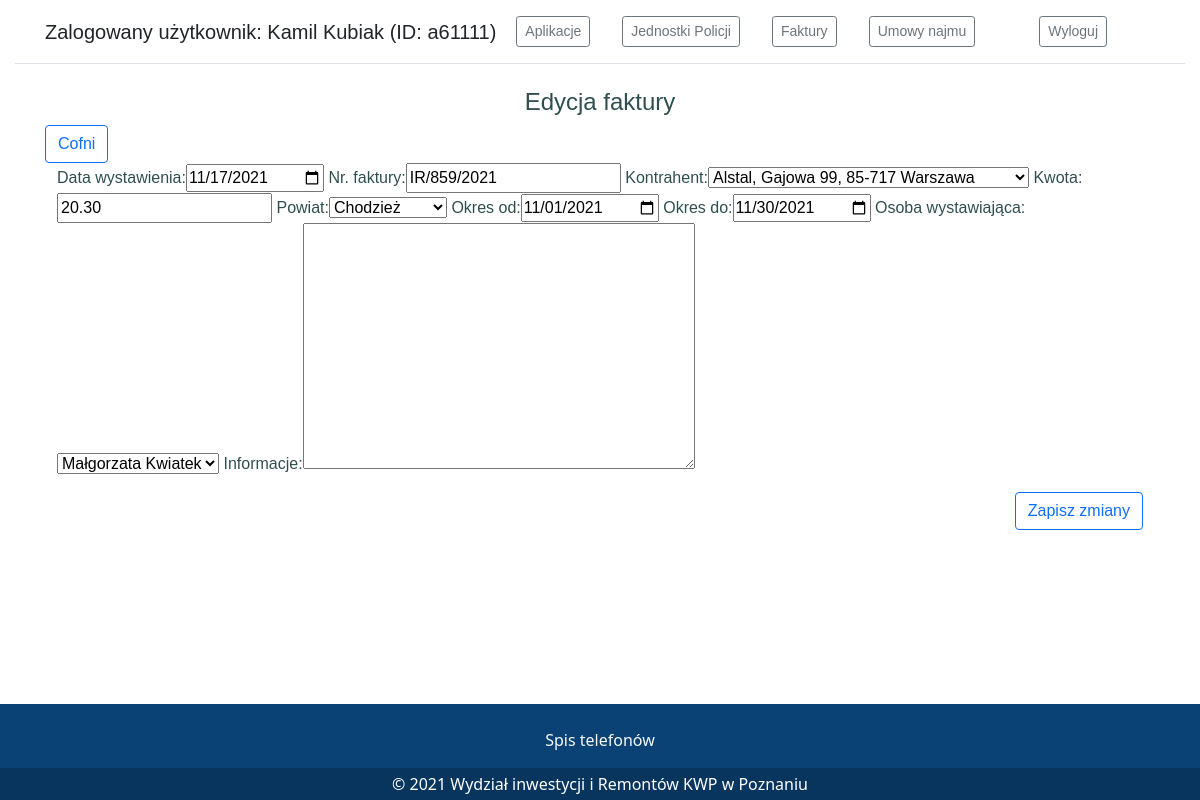
The page /invoices/editinvoicessel/2 (signed in) on the database as committed earlier.
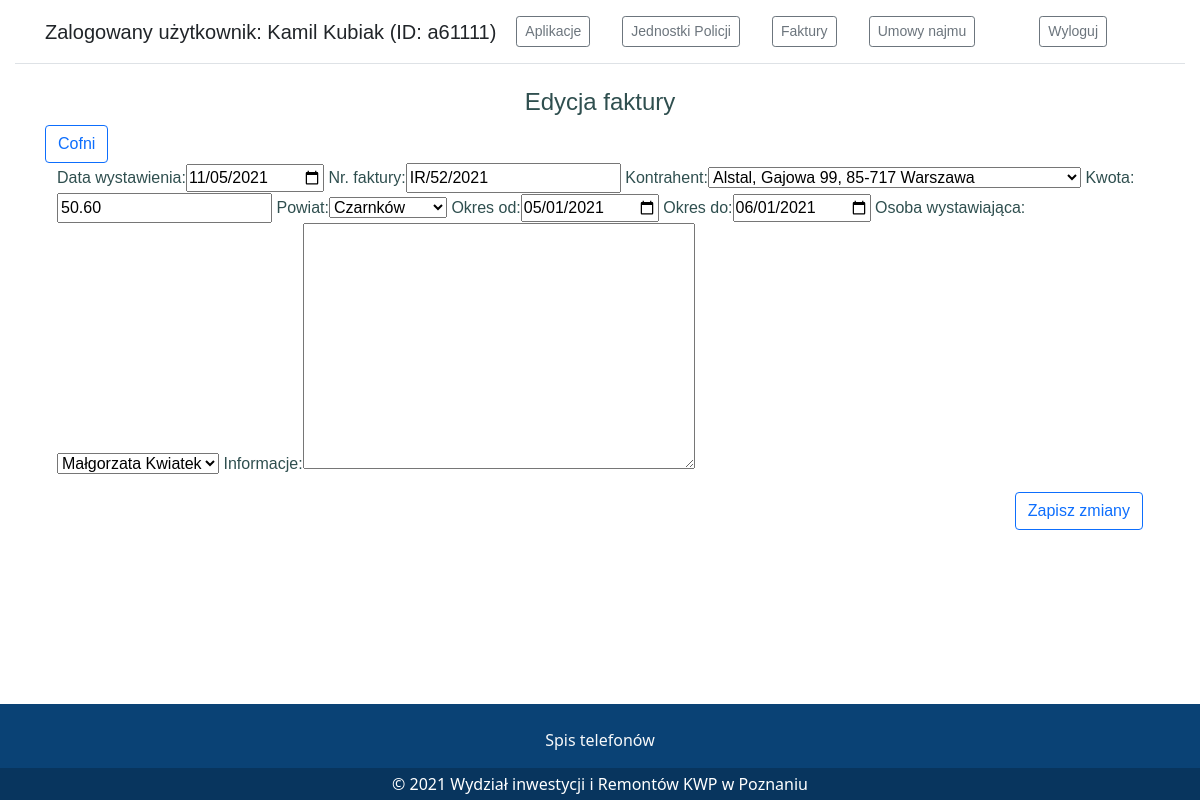
The same page on the database as committed later.
### invoices/models.py (models this page shows, shortened)
class Invoicesell(models.Model):
    class Meta:
        verbose_name = "Faktura sprzedaży"
        verbose_name_plural = "Faktury - sprzedaż"
    data = models.DateField("Data wystawienia")
    noinvoice = models.CharField("Nr. faktury", max_length=11)
    contractor = models.ForeignKey(Contractorsell, on_delete=models.CASCADE, verbose_name="Kontrahent",
                                   related_name='invoicesell')
    sum = models.DecimalField("Kwota", max_digits=10, decimal_places=2, null=True, blank=True)
    powiat = models.ForeignKey("units.Powiat", on_delete=models.CASCADE, verbose_name="Powiat",
                               related_name='invoicesell')
    period_from = models.DateField("Okres od")
    period_to = models.DateField("Okres do")
    creator = models.ForeignKey("invoices.Creator", on_delete=models.CASCADE, verbose_name="Osoba wystawiająca",
                                related_name='invoicesell')
    comments = models.TextField("Informacje", blank=True, default="")
    create = models.DateTimeField("Data utworzenia", auto_now_add=True)
    change = models.DateTimeField("Zmiana", auto_now=True)
    autor = models.ForeignKey("auth.User", on_delete=models.CASCADE, related_name='invoicesell')

### units/models.py (models this page shows)
class Powiat(models.Model):
    class Meta:
        verbose_name = "Powiat"
        verbose_name_plural = "Powiaty"
    swop_id = models.CharField(max_length=4)
    powiat = models.CharField(max_length=15, null=False)
    def __str__(self):
        return f'{self.powiat}'

### invoices/views.py (the view)
# urls.py: path("editinvoicessel/<int:id>", edit_invoicesell, name="edit_invoicesell"),
@login_required
def edit_invoicesell(request, id):
    invoicesell_edit = get_object_or_404(Invoicesell, pk=id)
    invoicessell_form = InvoicesellForm(request.POST or None, instance=invoicesell_edit)
    context = {'invoicesell_form': invoicessell_form,
               'new': False}
    if invoicessell_form.is_valid():
        invoicesell_edit.save()
        return redirect('invoices:sell_invoices_list')
    return render(request, 'invoices/invoicesellform.html', context)

### invoices/forms.py
class InvoicesellForm(ModelForm):
    class Meta:
        model = Invoicesell
        fields = "__all__"
        exclude = ['create', 'change', 'autor']
        widgets = {
            'data': DateField(),
            'period_from': DateField(),
            'period_to': DateField(),
        }

### contractors/models.py (called while the page is built)
    def __str__(self):
        return f'{self.nazwa}, {self.adres}, {self.kod_pocztowy} {self.miasto}'

### invoices/models.py (called while the page is built)
    def __str__(self):
        return f'{self.creator}'

### invoices/templates/invoices/invoicesellform.html (shortened to what this page needs)
{%extends 'base.html'%}
{%load static%}
{%load bootstrap%}
{%block content%}
<h4 class="text-center">{%if new%}Nowa faktura{%else%}Edycja faktury{%endif%}</h4>
<div class="col-md-6 moj-button-left"><a href="{%url 'invoices:sell_invoices_list'%}">
            <button class="btn btn-outline-primary">Cofni</button>
        </a></div>
<div class="container">
<form method="post">
    {{invoicesell_form|bootstrap}}
<div class="row mt-3">
        <div class="col-md-12 moj-button-right">
            <button type="submit" class="btn btn-outline-primary">Zapisz zmiany</button>
        </div>
    </div>
</form>
    </div>
{%endblock%}

Rows that differ between the two databases and show on the page:
changed Invoicesell "Alstal, Gajowa 99, 85-717 Warszawa": data "11/17/2021" → "11/05/2021"; noinvoice "IR/859/2021" → "IR/52/2021"; sum "20.30" → "50.60"; period_from "11/01/2021" → "05/01/2021"; period_to "11/30/2021" → "06/01/2021"
computed for Powiat: powiat "Chodzież" → "Czarnków"
